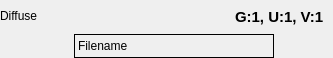
<?xml version="1.0" encoding="UTF-8"?>
<ui version="4.0">
 <class>wdg_ReTextureManager</class>
 <widget class="QWidget" name="wdg_ReTextureManager">
  <property name="geometry">
   <rect>
    <x>0</x>
    <y>0</y>
    <width>333</width>
    <height>58</height>
   </rect>
  </property>
  <property name="windowTitle">
   <string>Form</string>
  </property>
  <layout class="QVBoxLayout" name="verticalLayout">
   <property name="spacing">
    <number>1</number>
   </property>
   <property name="leftMargin">
    <number>0</number>
   </property>
   <property name="topMargin">
    <number>0</number>
   </property>
   <property name="rightMargin">
    <number>9</number>
   </property>
   <property name="bottomMargin">
    <number>0</number>
   </property>
   <item>
    <layout class="QHBoxLayout" name="horizontalLayout_2">
     <item>
      <widget class="QLabel" name="label">
       <property name="sizePolicy">
        <sizepolicy hsizetype="Preferred" vsizetype="Maximum">
         <horstretch>0</horstretch>
         <verstretch>0</verstretch>
        </sizepolicy>
       </property>
       <property name="text">
        <string>Diffuse</string>
       </property>
      </widget>
     </item>
     <item>
      <spacer name="horizontalSpacer">
       <property name="orientation">
        <enum>Qt::Horizontal</enum>
       </property>
       <property name="sizeHint" stdset="0">
        <size>
         <width>40</width>
         <height>20</height>
        </size>
       </property>
      </spacer>
     </item>
     <item>
      <widget class="QLabel" name="advParams">
       <property name="font">
        <font>
         <pointsize>11</pointsize>
         <weight>75</weight>
         <bold>true</bold>
        </font>
       </property>
       <property name="text">
        <string>G:1, U:1, V:1</string>
       </property>
      </widget>
     </item>
    </layout>
   </item>
   <item>
    <layout class="QHBoxLayout" name="horizontalLayout">
     <property name="spacing">
      <number>1</number>
     </property>
     <property name="bottomMargin">
      <number>0</number>
     </property>
     <item>
      <widget class="ReColorPicker" name="cpColor"/>
     </item>
     <item>
      <widget class="QLabel" name="lblTextureFileName">
       <property name="sizePolicy">
        <sizepolicy hsizetype="Preferred" vsizetype="Fixed">
         <horstretch>0</horstretch>
         <verstretch>0</verstretch>
        </sizepolicy>
       </property>
       <property name="minimumSize">
        <size>
         <width>200</width>
         <height>0</height>
        </size>
       </property>
       <property name="maximumSize">
        <size>
         <width>16777215</width>
         <height>24</height>
        </size>
       </property>
       <property name="frameShape">
        <enum>QFrame::Box</enum>
       </property>
       <property name="text">
        <string notr="true">Filename</string>
       </property>
      </widget>
     </item>
     <item>
      <widget class="QPushButton" name="btnChange">
       <property name="sizePolicy">
        <sizepolicy hsizetype="Preferred" vsizetype="Preferred">
         <horstretch>0</horstretch>
         <verstretch>0</verstretch>
        </sizepolicy>
       </property>
       <property name="minimumSize">
        <size>
         <width>24</width>
         <height>24</height>
        </size>
       </property>
       <property name="maximumSize">
        <size>
         <width>24</width>
         <height>24</height>
        </size>
       </property>
       <property name="text">
        <string/>
       </property>
       <property name="icon">
        <iconset resource="../RealityUI.qrc">
         <normaloff>:/images/gearIcon.png</normaloff>:/images/gearIcon.png</iconset>
       </property>
       <property name="iconSize">
        <size>
         <width>22</width>
         <height>22</height>
        </size>
       </property>
       <property name="flat">
        <bool>true</bool>
       </property>
      </widget>
     </item>
     <item>
      <widget class="QPushButton" name="btnMore">
       <property name="minimumSize">
        <size>
         <width>24</width>
         <height>24</height>
        </size>
       </property>
       <property name="maximumSize">
        <size>
         <width>24</width>
         <height>24</height>
        </size>
       </property>
       <property name="text">
        <string/>
       </property>
       <property name="icon">
        <iconset resource="../RealityUI.qrc">
         <normaloff>:/images/downArrowButton.png</normaloff>:/images/downArrowButton.png</iconset>
       </property>
       <property name="flat">
        <bool>true</bool>
       </property>
      </widget>
     </item>
    </layout>
   </item>
  </layout>
 </widget>
 <customwidgets>
  <customwidget>
   <class>ReColorPicker</class>
   <extends>QWidget</extends>
   <header>ReColorPicker.h</header>
  </customwidget>
 </customwidgets>
 <resources>
  <include location="../RealityUI.qrc"/>
 </resources>
 <connections/>
 <slots>
  <slot>hideShowAdvancedValues()</slot>
 </slots>
</ui>
